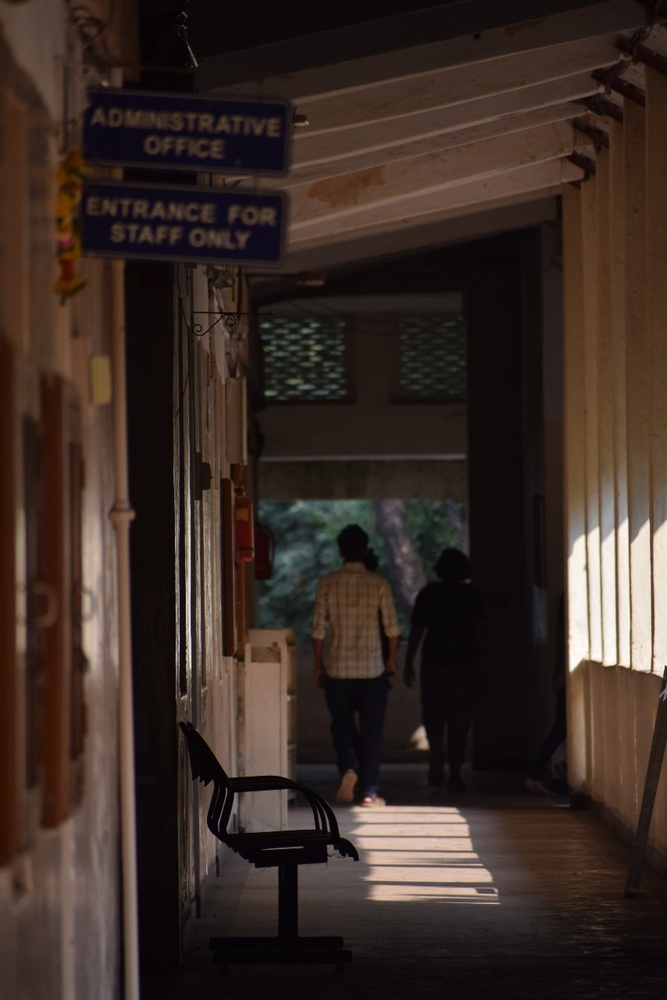
#> input picture Assg 2/corridor.jpg, 667 x 1000 px, shrunk from 854 x 1280 before the run
$ python 1.2_Negative_Image.py
#> lines starting #> are read from the running program, lines starting #| are printed output that depends on the picture
from PIL import Image
import numpy as np
import matplotlib.pyplot as plt

image_path = "corridor.jpg"
image = Image.open(image_path)
#> image is the input picture: PIL image 667x1000 RGB; mean R, G, B 58.2, 44.3, 37.7
image_array = np.array(image)
height, width, channels = image_array.shape
#> height = 1000; width = 667; channels = 3

negative_image = np.empty_like(image_array)
green_channel_image = np.empty_like(image_array)
blue_channel_image = np.empty_like(image_array)

for i in range(height):
    for j in range(width):
        for k in range(channels):
            negative_image[i, j, k] = np.clip(255 - image_array[i, j, k], 0, 255)
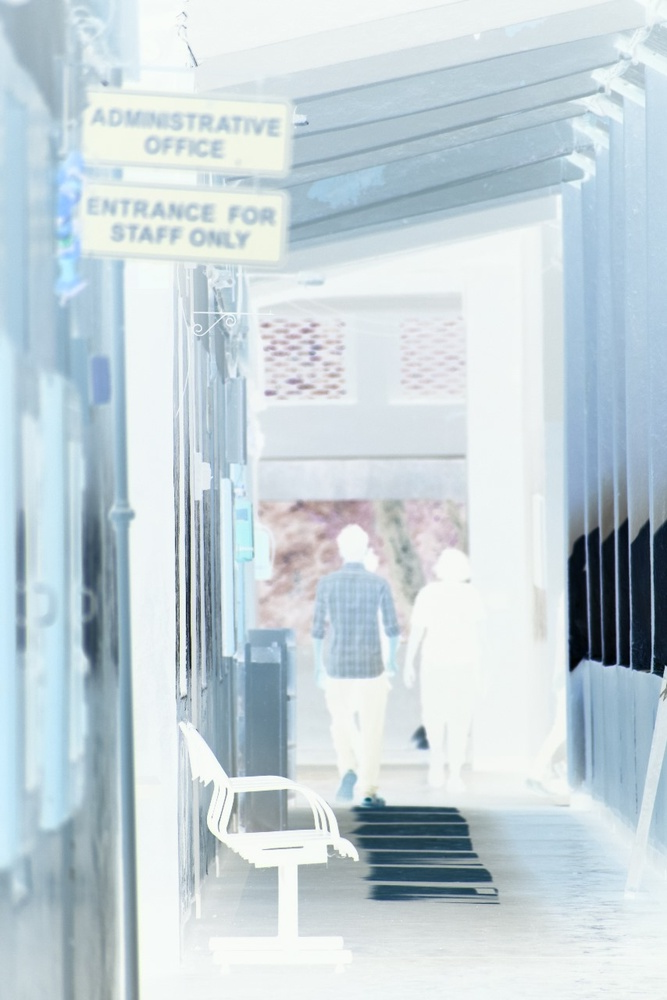
#> negative_image: shape (1000, 667, 3); mean R, G, B 196.8, 210.7, 217.3

fig, axs = plt.subplots(1, 2)
axs = axs.flatten()

image_arrays = [image_array, negative_image, ]
titles = ["Original Image", "Negative Image", ]

for i, ax in enumerate(axs):
    ax.imshow(image_arrays[i].astype(np.uint8))
    ax.axis('off')
    ax.set_title(titles[i])

plt.tight_layout()
plt.show()
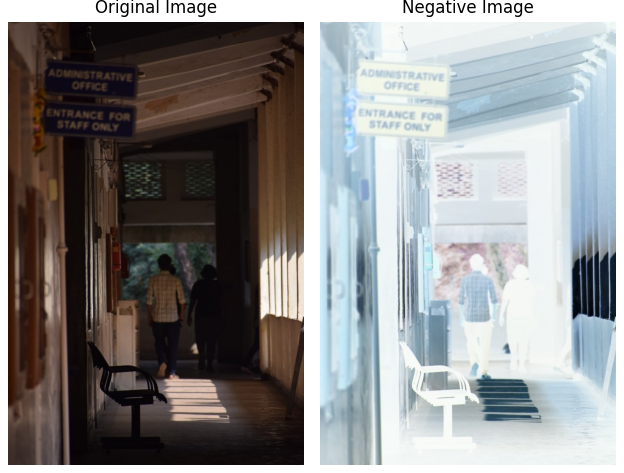
#> figure drawn by matplotlib, 2 panels

$ run again, with Assg 2/group.jpg copied over Assg 2/corridor.jpg
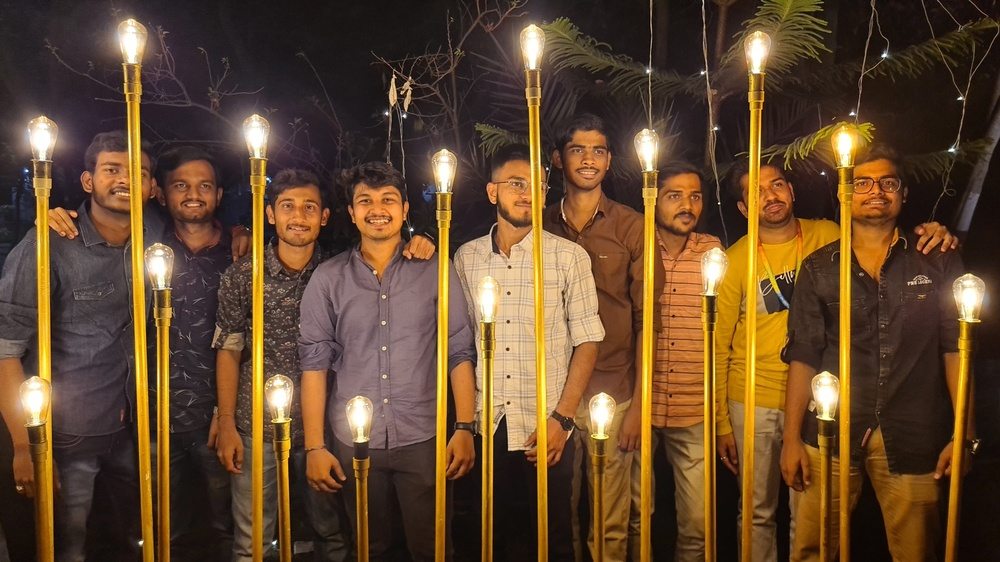
#> input picture Assg 2/group.jpg, 1000 x 562 px, shrunk from 4032 x 2268 before the run
#> image is the input picture: PIL image 1000x562 RGB; mean R, G, B 98.5, 71.3, 45
#> after the loop `for i in range(height):`:
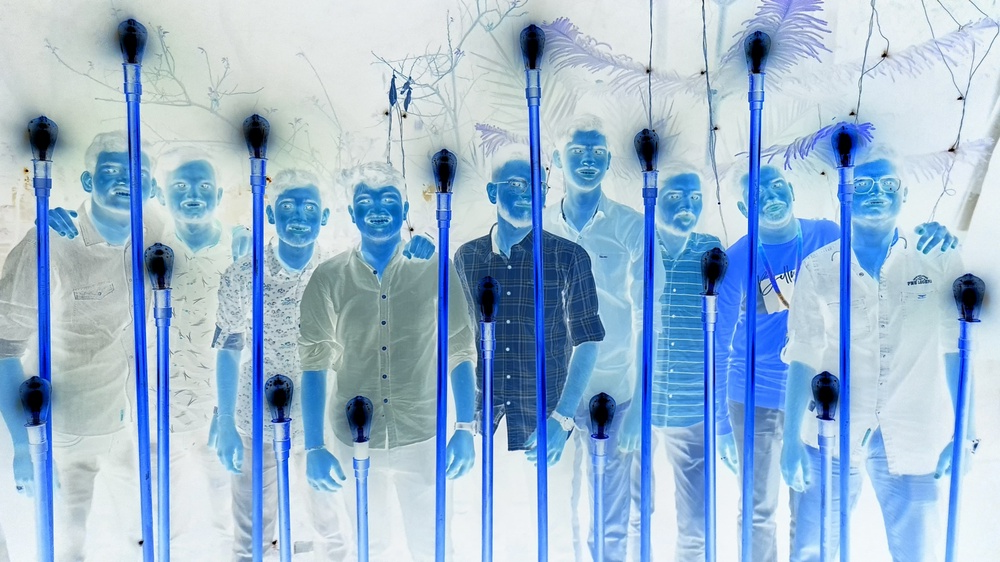
#> negative_image: shape (562, 1000, 3); mean R, G, B 156.5, 183.7, 210
#> `plt.show()`:
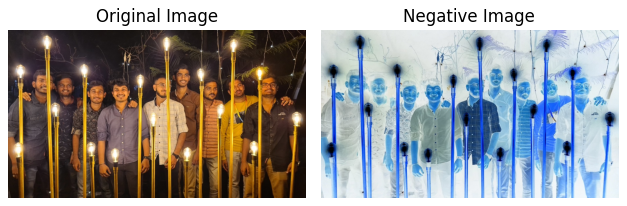
#> figure drawn by matplotlib, 2 panels

$ run again, with Assg 2/hostel.jpg copied over Assg 2/corridor.jpg
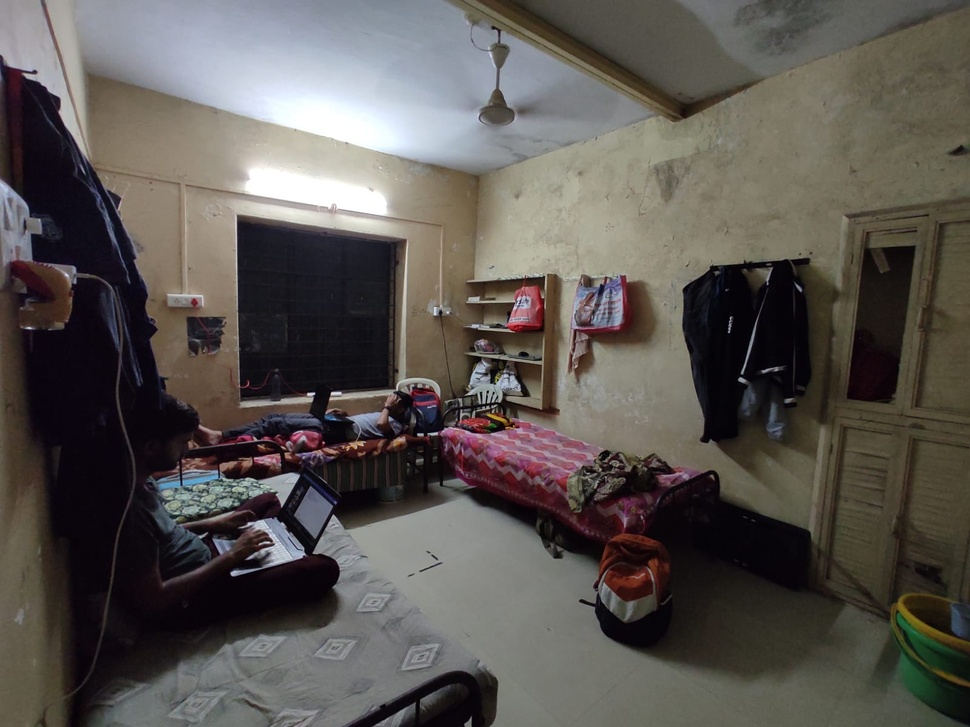
#> input picture Assg 2/hostel.jpg, 970 x 727 px, shrunk from 1600 x 1200 before the run
#> image is the input picture: PIL image 970x727 RGB; mean R, G, B 90.3, 85.6, 81.3
#> after the loop `for i in range(height):`:
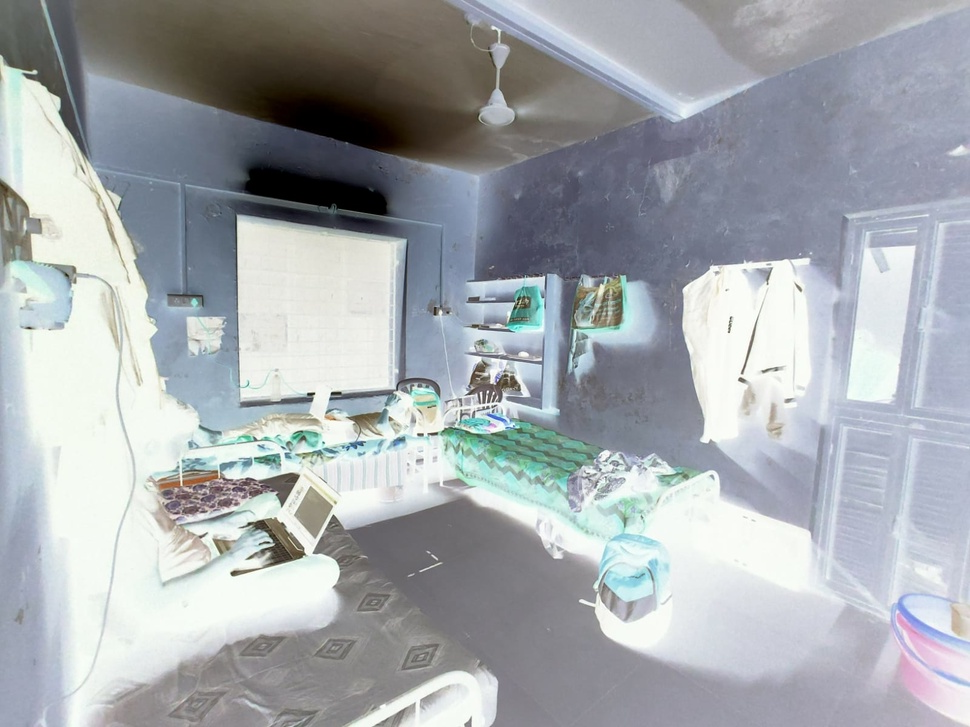
#> negative_image: shape (727, 970, 3); mean R, G, B 164.7, 169.4, 173.7
#> `plt.show()`:
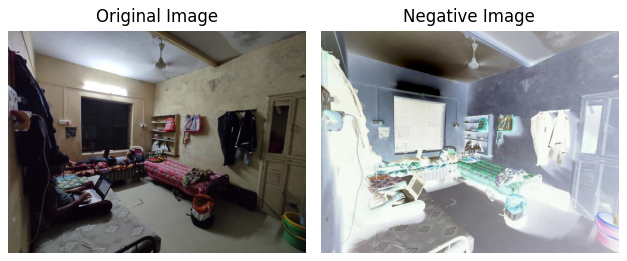
#> figure drawn by matplotlib, 2 panels

$ run again, with Assg 2/me.jpg copied over Assg 2/corridor.jpg
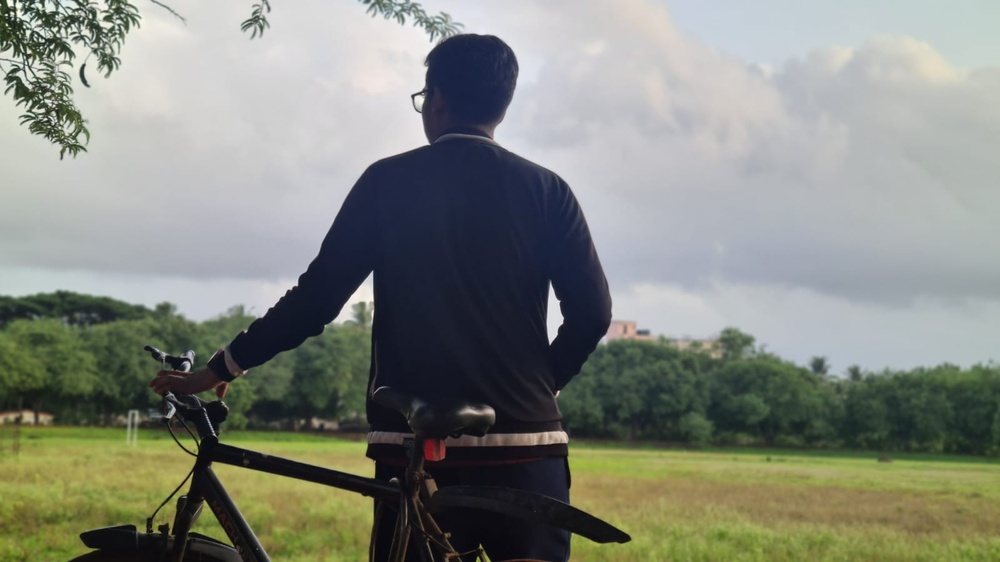
#> input picture Assg 2/me.jpg, 1000 x 562 px, shrunk from 1600 x 900 before the run
#> image is the input picture: PIL image 1000x562 RGB; mean R, G, B 130.9, 134.7, 125.5
#> after the loop `for i in range(height):`:
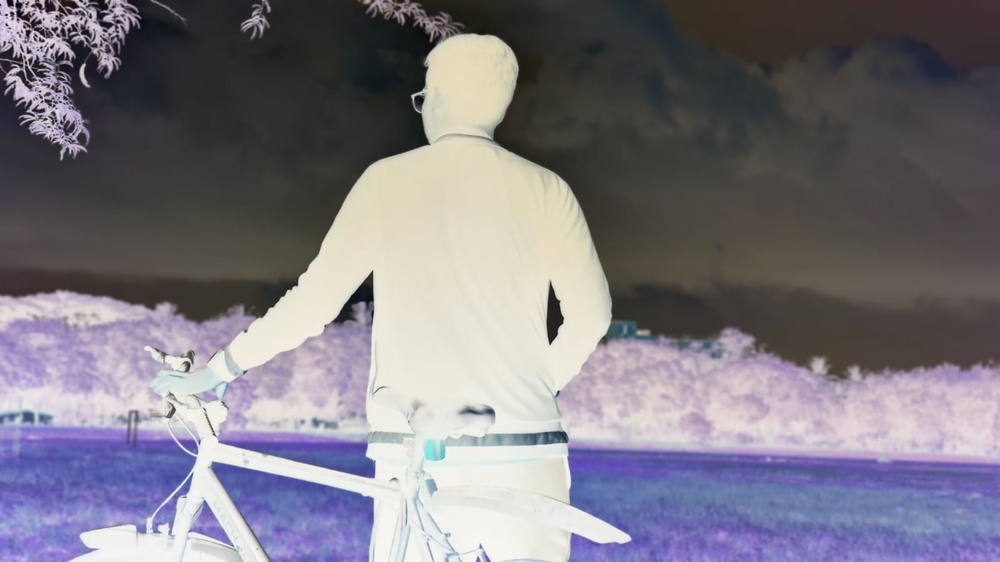
#> negative_image: shape (562, 1000, 3); mean R, G, B 124.1, 120.3, 129.5
#> `plt.show()`:
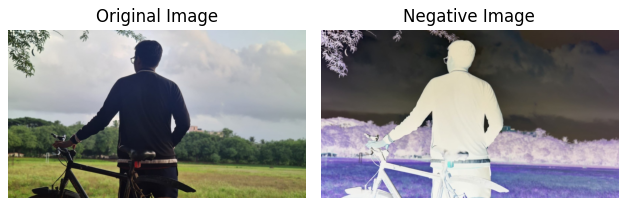
#> figure drawn by matplotlib, 2 panels
